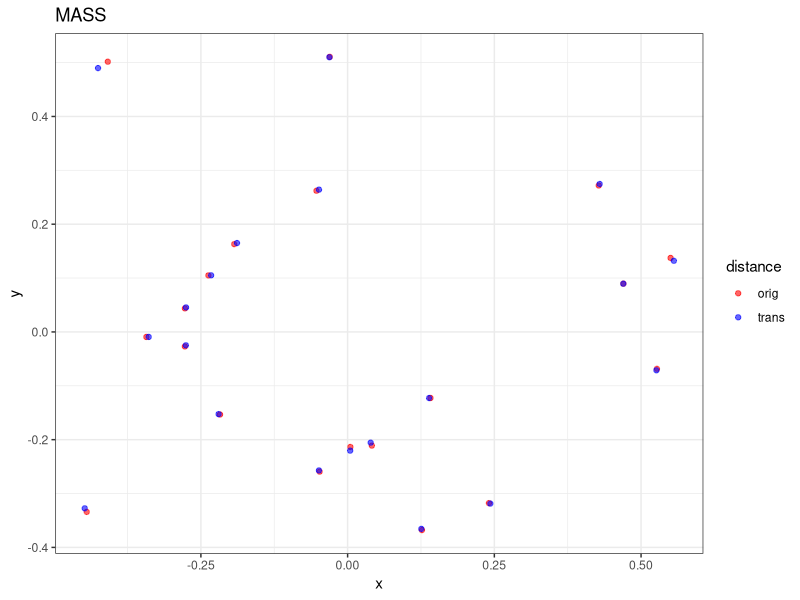
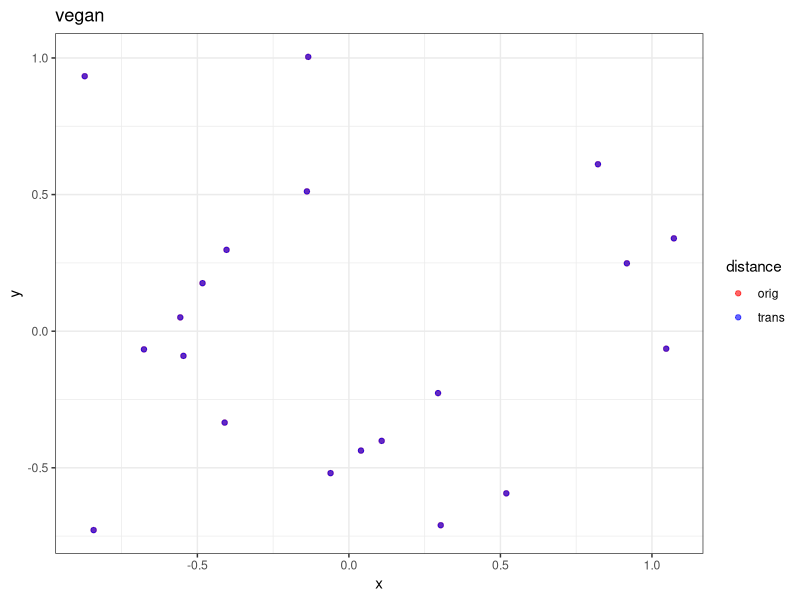

These figures' R source, in order:
#load libraries, data
library(vegan)
library(MASS)
library(ggplot2)
theme_set(theme_bw())

# A distance matrix 
data(dune)
mdis<-vegdist(dune, method="horn")

# Compare mds results with and without transformation
# Use procrustes to avoid scale and rotation problems
comp <- function(dis, mdsfun, transfun, label=""){
	osc <- scores(mdsfun(dis))[, 1:2]
	tsc_raw <- scores(mdsfun(transfun(dis)))[, 1:2]
	tsc <- procrustes(osc, tsc_raw)$Yrot

	osc <- data.frame(osc)
	tsc <- data.frame(tsc)

	osc[["distance"]] = "orig"
	tsc[["distance"]] = "trans"

	names(osc)[1:2] <- c("x", "y")
	names(tsc)[1:2] <- c("x", "y")

	sc <- rbind(osc, tsc)
	print(ggplot(sc, aes(x=x, y=y, color=distance))
		+ labs(title=label)
		+ scale_color_manual(values=c("red", "blue"))
		+ geom_point(alpha=0.6)
	)
	return(sc)
}

comp(mdis, isoMDS, sqrt, "MASS")
comp(mdis, metaMDS, sqrt, "vegan")
